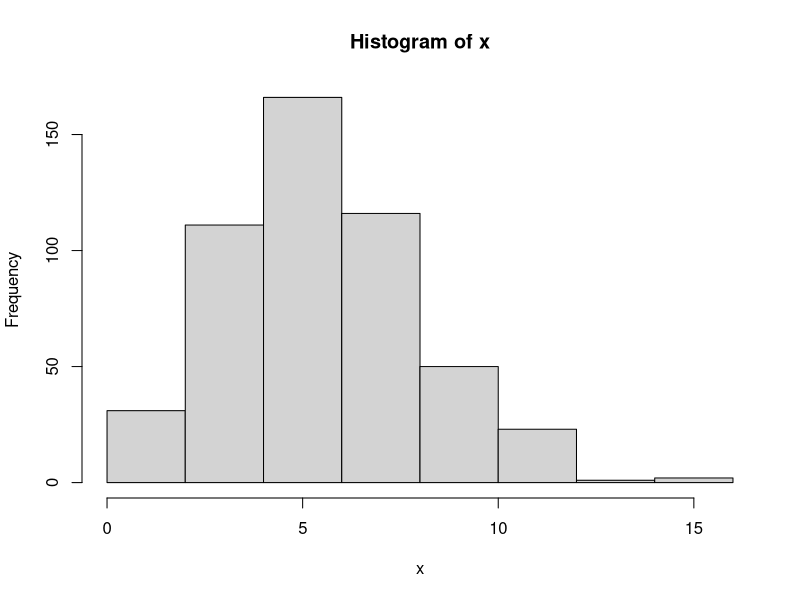

The R source for this figure:
## ---- chunk 1
x <- rpois(500, 6)
hist(x)
y <- -9 * x + 32 + rnorm(500, sd = sqrt(2))
lm_res <- lm(y ~ x) 
summary(lm_res)
sqrt(vcov(lm_res))
sigma(lm_res)^2
## ---- chunk 2
X <- cbind(rep(1, 500), x)
#X[1:50,]
solve(t(X)%*%X) %*% t(X) %*% y  
## ---- chunk 3
d <- function(x){
  2 * (x - 5)^2 + 11
}
optim(0, d)
